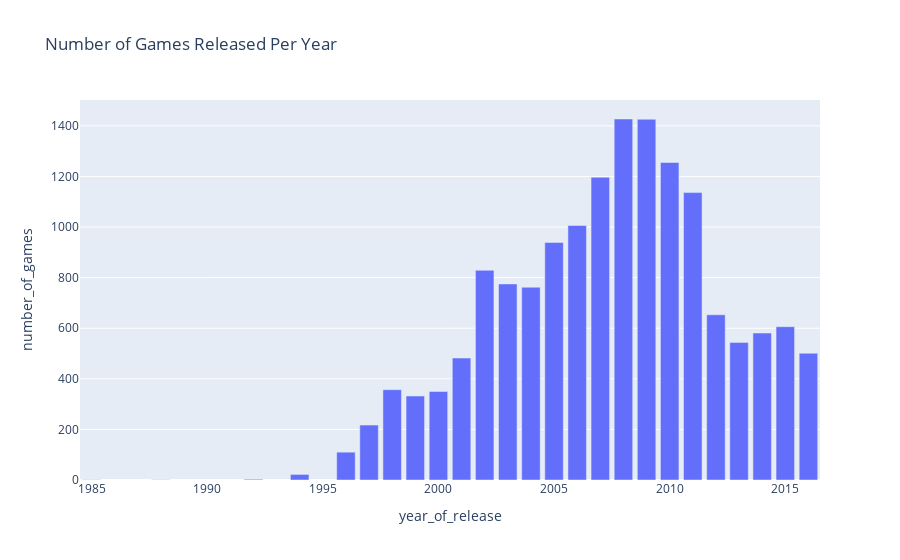

The notebook cell this image was saved under:
### Markdown cell above
<div class="alert alert-info"> 
    <b>Student сomments:
# 1. Look at how many games were released in different years. Is the data for every period significant?
</b></div>

### Code cell
import plotly.express as px

# Count the number of games released each year
games_per_year = df['year_of_release'].value_counts().sort_index().reset_index()
games_per_year.columns = ['year_of_release', 'number_of_games']

# Create the bar graph using Plotly Express
fig = px.bar(games_per_year, x='year_of_release', y='number_of_games', 
             labels={'Year_of_Release': 'Year of Release', 'Number_of_Games': 'Number of Games Released'},
             title='Number of Games Released Per Year')

fig.show()

print(games_per_year.describe())

### Figure 1 — Plotly figure (JSON) as saved in the notebook; plotly's stock layout.template omitted (floating-point values rounded to 4 significant figures)
{"data": [{"alignmentgroup": "True", "hovertemplate": "year_of_release=%{x}<br>number_of_games=%{y}<extra></extra>", "legendgroup": "", "marker": {"color": "#636efa", "pattern": {"shape": ""}}, "name": "", "offsetgroup": "", "orientation": "v", "showlegend": false, "textposition": "auto", "type": "bar", "x": [1985, 1988, 1992, 1994, 1996, 1997, 1998, 1999, 2000, 2001, 2002, 2003, 2004, 2005, 2006, 2007, 2008, 2009, 2010, 2011, 2012, 2013, 2014, 2015, 2016], "xaxis": "x", "y": [1, 1, 3, 22, 110, 217, 357, 332, 350, 482, 829, 775, 762, 939, 1006, 1197, 1427, 1426, 1255, 1136, 653, 544, 581, 606, 501], "yaxis": "y"}], "layout": {"barmode": "relative", "legend": {"tracegroupgap": 0}, "title": {"text": "Number of Games Released Per Year"}, "xaxis": {"anchor": "y", "domain": [0, 1], "title": {"text": "year_of_release"}}, "yaxis": {"anchor": "x", "domain": [0, 1], "title": {"text": "number_of_games"}}}}
